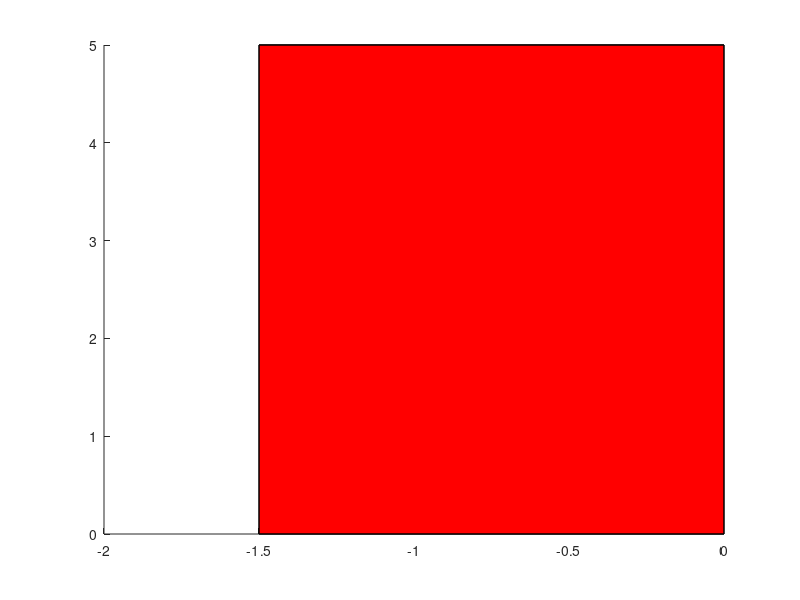

Write the MATLAB code that produced this figure.
function [paralelepipedo, faces] = desenhar_paralelepipedo()
  
  % vértices do paralelepipedo
  vertices = [1 1 0;
              0 1 0;
              0 1 1;
              1 1 1;
              0 0 1;
              1 0 1;
              1 0 0;
              0 0 0];

  % faces do paralelepipedo
  faces = [1 2 3 4;
           4 3 5 6;
           6 7 8 5;
           1 2 8 7;
           6 7 1 4;
           2 3 5 8];
 
  % tamanho em cada coordenada   
  X = 1.5;
  Y = 5.0;
  Z = 2.5;
  
  % origem do paralelepipedo
  CX = -X;
  CY = 0;
  CZ = 0;
 
  paralelepipedo = [vertices(:,1)*X+CX,vertices(:,2)*Y+CY,vertices(:,3)*Z+CZ];
  patch('Faces',faces,'Vertices',paralelepipedo,'FaceColor','r');
end